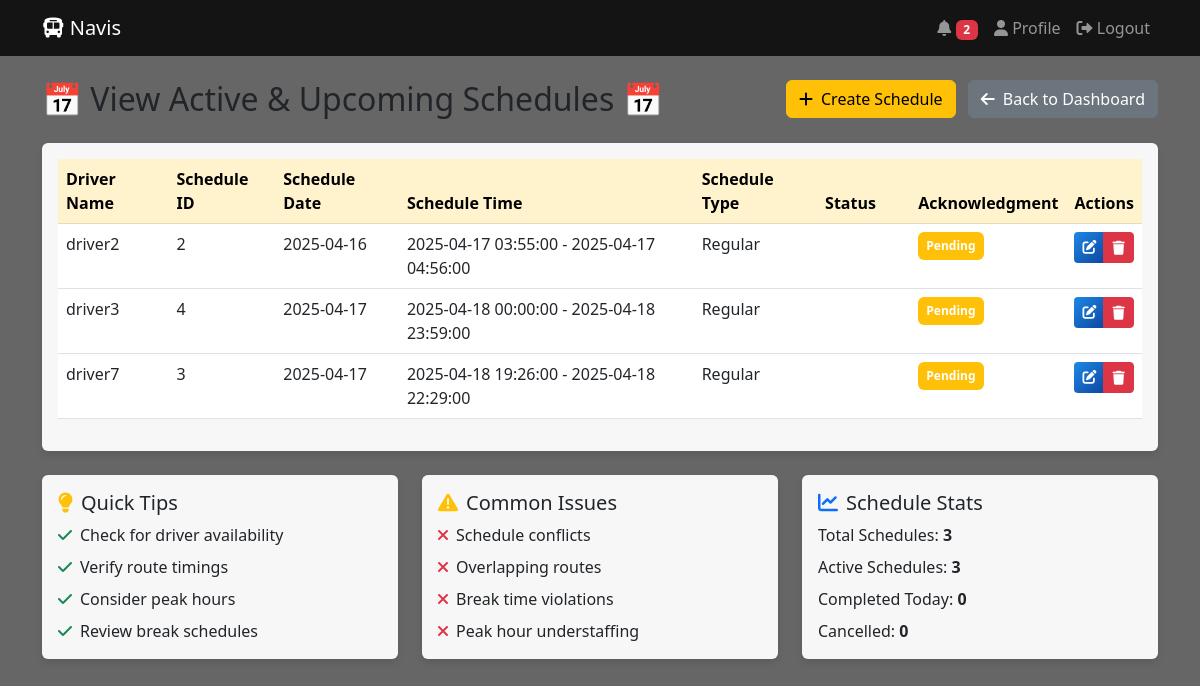
Before: /view-schedules (signed in) with the older database file.
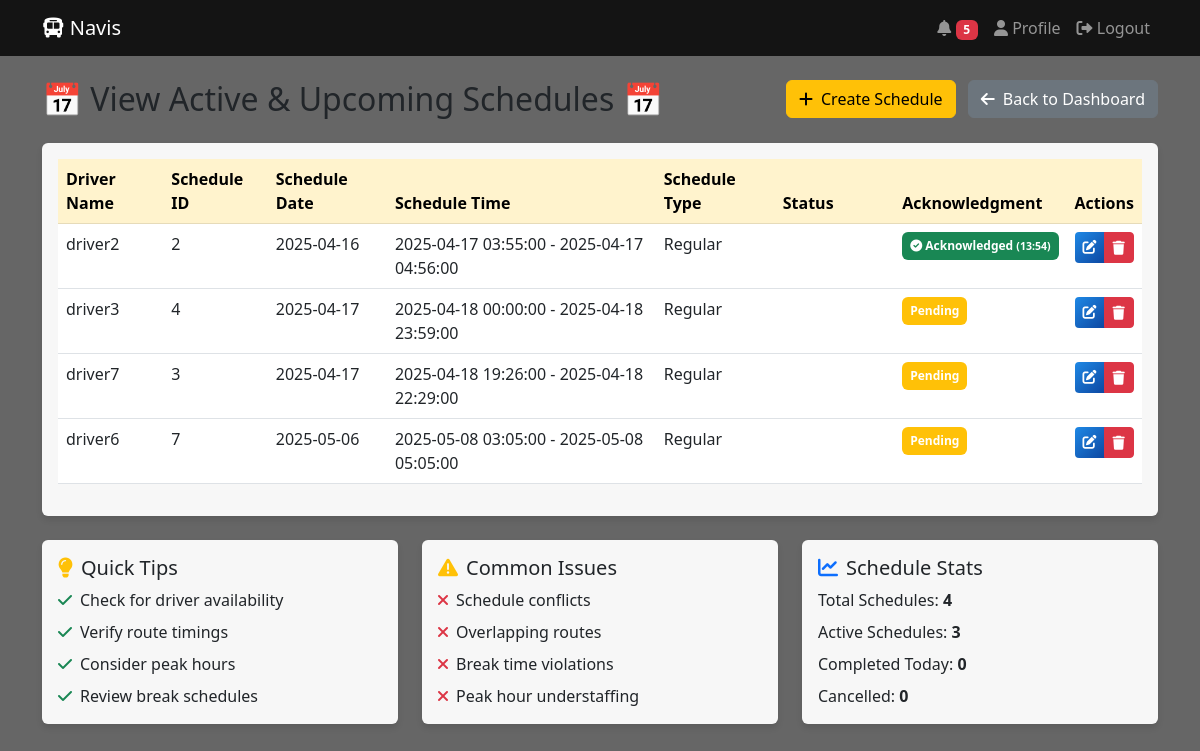
After: the same page with the newer database file.
### app.py (models this page shows)
class Schedule(db.Model):
    id = db.Column(db.Integer, primary_key=True)
    date = db.Column(db.Date, nullable=False)
    start_time = db.Column(db.DateTime, nullable=False)
    end_time = db.Column(db.DateTime, nullable=False)
    route = db.Column(db.String(100), nullable=False)
    bus_number = db.Column(db.String(20), nullable=False)
    capacity = db.Column(db.Integer, nullable=False)
    assigned_driver = db.Column(db.String(150), db.ForeignKey('user.username'))
    is_peak_hour = db.Column(db.Boolean, default=False)
    schedule_type = db.Column(db.String(20), default='regular')
    created_by = db.Column(db.String(150), db.ForeignKey('user.username'))
    created_at = db.Column(db.DateTime, default=datetime.utcnow)
    last_modified = db.Column(db.DateTime, default=datetime.utcnow)
    status = db.Column(db.String(20), default='pending')  # pending, assigned, acknowledged, completed
    driver_acknowledged = db.Column(db.Boolean, default=False)
    acknowledgment_time = db.Column(db.DateTime)

### app.py (the view, shortened to what this page needs)
@app.route('/view-schedules')
@login_required
def view_schedules():
    if current_user.role == 'admin':
        schedules = Schedule.query.order_by(
            Schedule.date.asc(),
            Schedule.start_time.asc()
        ).all()
    return render_template('view_schedules.html', schedules=schedules)

### app.py (called while the page is built)
@login_manager.user_loader
def load_user(user_id):
    return User.query.get(int(user_id))

@app.context_processor
def inject_user():
    return dict(current_user=current_user)

@app.context_processor
def inject_notifications():
    unread_count = 0
    if current_user.is_authenticated:
        unread_count = Notification.query.filter_by(
            recipient_username=current_user.username,
            is_read=False
        ).count()
    return dict(unread_count=unread_count)

### templates/view_schedules.html (shortened to what the changed rows need)
{% extends "base.html" %}
{% block content %}
<div class="row mb-4">
    <div class="col">
        <div class="d-flex justify-content-between align-items-center">
            <h2 class="mb-0">📅 View Active & Upcoming Schedules 📅</h2>
        </div>
    </div>
</div>
<div class="card">
    <div class="card-body">
        <div class="table-responsive">
            <table class="table table-hover">
                <thead class="table-warning">
                    <tr>
                        <th>Driver Name</th>
                        <th>Schedule ID</th>
                        <th>Schedule Date</th>
                        <th>Schedule Time</th>
                        <th>Schedule Type</th>
                        <th>Status</th>
                        <th>Acknowledgment</th>
                        {% if current_user.role == 'admin' %}
                        <th>Actions</th>
                        {% endif %}
                    </tr>
                </thead>
                <tbody>
                    {% for schedule in schedules %}
                    <tr>
                        <td>{{ schedule.assigned_driver }}</td>
                        <td>{{ schedule.id }}</td>
                        <td>{{ schedule.created_at.strftime('%Y-%m-%d') }}</td>
                        <td>{{ schedule.start_time }} - {{ schedule.end_time }}</td>
                        <td>{{ schedule.schedule_type|title }}</td>
                        <td>
                            <span class="badge status-{{ schedule.status }}">
                            </span>
                        </td>
                        <td>
                            {% if schedule.driver_acknowledged %}
                            <span class="badge bg-success p-2">
                                <i class="fas fa-check-circle"></i> Acknowledged
                                {% if schedule.acknowledgment_time %}
                                <small>({{ schedule.acknowledgment_time.strftime('%H:%M') }})</small>
                                {% endif %}
                            </span>
                            {% else %}
                                {% if current_user.role == 'driver' and schedule.assigned_driver == current_user.username %}
                                <form action="{{ url_for('acknowledge_schedule', id=schedule.id) }}" method="POST" style="display: inline;">
                                    <button type="submit" class="btn btn-success">
                                        <i class="fas fa-check-circle"></i> Acknowledge
                                    </button>
                                </form>
                                {% else %}
                                <span class="badge bg-warning p-2">Pending</span>
                                {% endif %}
                            {% endif %}
                        </td>
                        {% if current_user.role == 'admin' %}
                        <td>
                            <div class="btn-group">
                                <a href="{{ url_for('edit_schedule', id=schedule.id) }}" class="btn btn-primary btn-sm">
                                    <i class="fas fa-edit"></i>
                                </a>
                                <button type="button" class="btn btn-danger btn-sm" data-bs-toggle="modal" data-bs-target="#deleteModal{{ schedule.id }}">
                                    <i class="fas fa-trash"></i>
                                </button>
                            </div>
                        </td>
                        {% endif %}
                    </tr>
                    {% else %}
                    <tr>
                        <td colspan="{% if current_user.role == 'admin' %}8{% else %}7{% endif %}" class="text-center">
                            No schedules found
                        </td>
                    </tr>
                    {% endfor %}
                </tbody>
            </table>
        </div>
    </div>
</div>
{% if current_user.role == 'admin' %}
<div class="row mt-4">
    <div class="col-md-4">
        <div class="card">
            <div class="card-body">
                <h5 class="card-title"><i class="fas fa-lightbulb text-warning me-2"></i>Quick Tips</h5>
                <ul class="list-unstyled mb-0">
                    <li class="mb-2"><i class="fas fa-check text-success me-2"></i>Check for driver availability</li>
                    <li class="mb-2"><i class="fas fa-check text-success me-2"></i>Verify route timings</li>
                    <li class="mb-2"><i class="fas fa-check text-success me-2"></i>Consider peak hours</li>
                    <li><i class="fas fa-check text-success me-2"></i>Review break schedules</li>
                </ul>
            </div>
        </div>
    </div>
    <div class="col-md-4">
        <div class="card">
            <div class="card-body">
                <h5 class="card-title"><i class="fas fa-exclamation-triangle text-warning me-2"></i>Common Issues</h5>
                <ul class="list-unstyled mb-0">
                    <li class="mb-2"><i class="fas fa-times text-danger me-2"></i>Schedule conflicts</li>
                    <li class="mb-2"><i class="fas fa-times text-danger me-2"></i>Overlapping routes</li>
                    <li class="mb-2"><i class="fas fa-times text-danger me-2"></i>Break time violations</li>
                    <li><i class="fas fa-times text-danger me-2"></i>Peak hour understaffing</li>
                </ul>
            </div>
        </div>
    </div>
    <div class="col-md-4">
        <div class="card">
            <div class="card-body">
                <h5 class="card-title"><i class="fas fa-chart-line text-primary me-2"></i>Schedule Stats</h5>
                <ul class="list-unstyled mb-0">
                    <li class="mb-2">Total Schedules: <strong>{{ schedules|length }}</strong></li>
                    <li class="mb-2">Active Schedules: <strong>{{ schedules|selectattr('status', 'equalto', 'scheduled')|list|length }}</strong></li>
                    <li class="mb-2">Completed Today: <strong>{{ schedules|selectattr('status', 'equalto', 'completed')|list|length }}</strong></li>
                    <li>Cancelled: <strong>{{ schedules|selectattr('status', 'equalto', 'cancelled')|list|length }}</strong></li>
                </ul>
            </div>
        </div>
    </div>
</div>
{% endif %}
{% endblock %}

Changed rows visible on the page:
changed Schedule "driver2": acknowledgment_time (not shown) → "13:54"; driver_acknowledged "Pending" → "Acknowledged ( )"
added Schedule: assigned_driver "driver6", id "7", created_at "2025-05-06", start_time "2025-05-08 03:05:00", end_time "2025-05-08 05:05:00", schedule_type "Regular", driver_acknowledged "Pending"
Other visible differences:
{{ unread_count }}: "2" → "5"
{{ schedules|length }}: "3" → "4"
